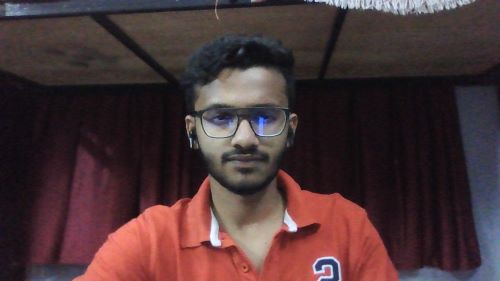
#> input picture Program & images/face detect.jpg, 500 x 281 px
$ python work_4_2.py
#> lines starting #> are read from the running program, lines starting #| are printed output that depends on the picture; after the words box and inside, x2 and y2 are one past the last pixel; in counts of white or black regions, pixels touching at a corner belong together
import cv2
import numpy as np

# face detection

img = cv2.imread("face detect.jpg", 1)
#> img is the input picture: shape (281, 500, 3); mean B, G, R 54, 51.6, 73.9
gray = cv2.cvtColor(img, cv2.COLOR_BGR2GRAY)
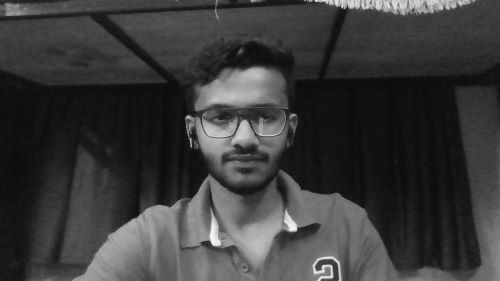
#> gray: shape (281, 500); min 4, max 253, mean 58.6
path = "haarcascade_frontalface_default.xml"

face_cascade = cv2.CascadeClassifier(path)

faces = face_cascade.detectMultiScale(gray, scaleFactor=1.10, minNeighbors=5, minSize=(40,40))
#> faces = [[180, 69, 127, 127]]
print(len(faces))
#| 1

# drawing rectagle
for (x,y,w,h) in faces:
	cv2.rectangle(img, (x,y), (x+w,y+h), (0, 255,0), 2)
#> this loop made 1 pass
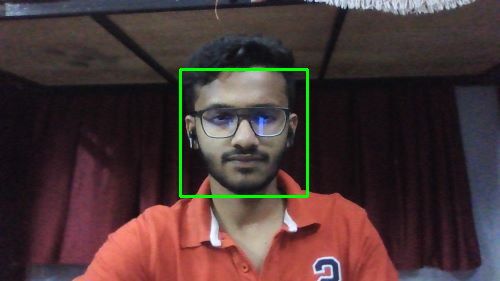
#> img: shape (281, 500, 3); 1.08% of pixels changed, all inside (x1, y1, x2, y2) = (179, 68, 309, 198)

cv2.imshow("image", img)
cv2.waitKey(0)
cv2.destroyAllWindows()
